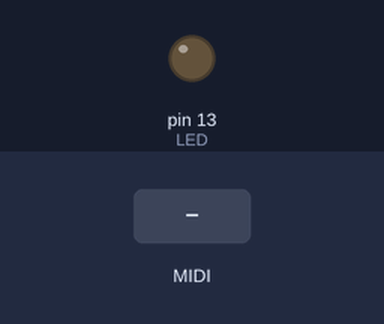
Simulated run of this sketch. Board: Arduino Uno, built with avr-gcc and run on an emulated ATmega328P. Parts: output pins drawn as LEDs (lit = HIGH). Inputs (shaded band) come from the test bench. MIDI output is not drawn.

Above: at 1.2 s.
1.3 s: MIDI note 36 received
At 1.45 s:
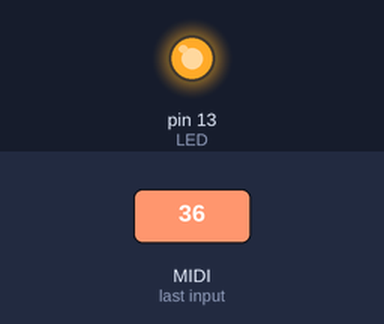
Timing chart, 0 to 4.3 s (numbered marks = the images above; inputs shaded):
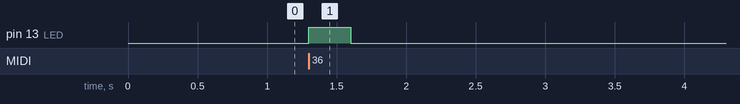

The sketch:

MIDI_Input_arduino.ino
```cpp
#include <MIDI.h>  // Add Midi Library
#define LED 13

MIDI_CREATE_DEFAULT_INSTANCE();

unsigned char mostRecentNote = 0x00;

void setup() {
  pinMode (LED, OUTPUT);
  MIDI.begin(MIDI_CHANNEL_OMNI);
  MIDI.setHandleNoteOn(MyHandleNoteOn);
  MIDI.setHandleNoteOff(MyHandleNoteOff);
}

void loop() {
  MIDI.read();
}

void MyHandleNoteOn(byte channel, byte pitch, byte velocity) {
  digitalWrite(LED,HIGH);  //Turn LED on
  if(mostRecentNote == 0){
    Serial.write(pitch);
    mostRecentNote = pitch;
  }
}

void MyHandleNoteOff(byte channel, byte pitch, byte velocity) {
  digitalWrite(LED,LOW);  //Turn LED off
  if(pitch == mostRecentNote){ //comment
    Serial.write(0x00);    //this is for sending my guy
    mostRecentNote = 0;  //cinmmentary
  }

}
```

Measured:
- after the input at 1.3 s, pin 13 (LED): LOW → HIGH at once, → LOW 0.30 s later
